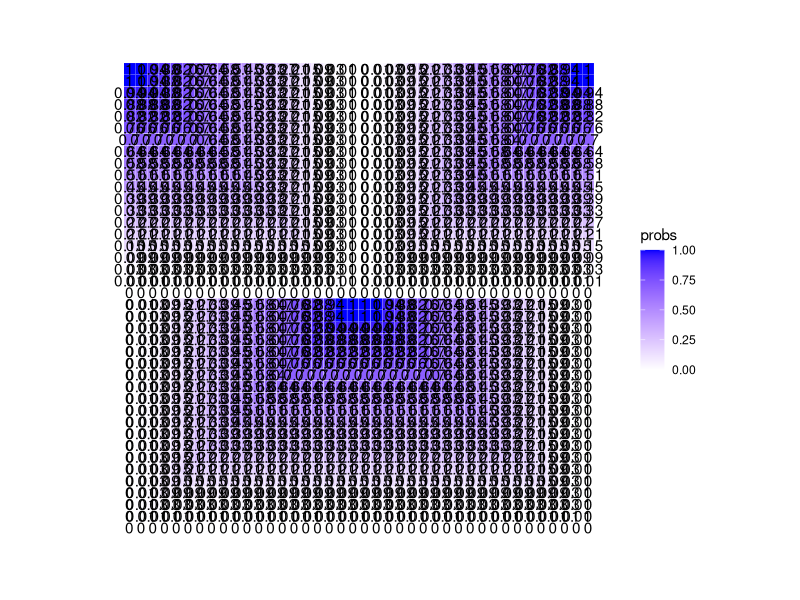
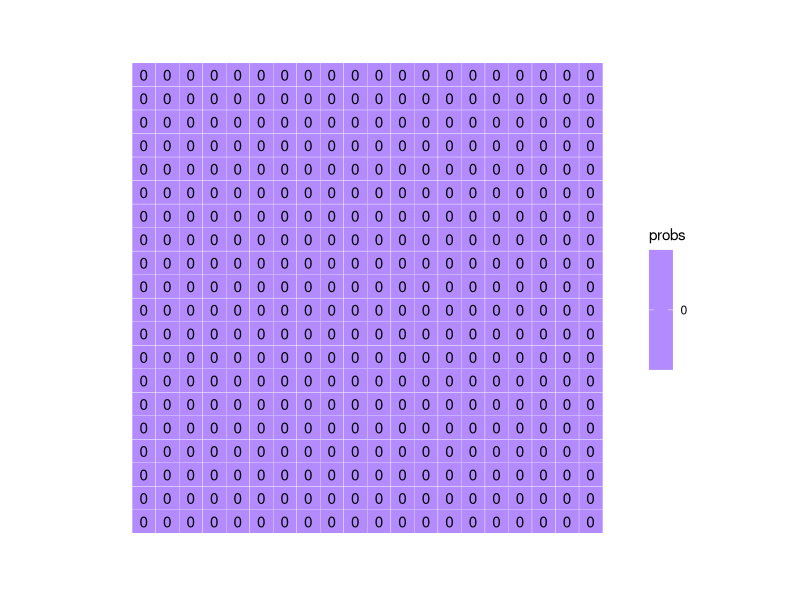
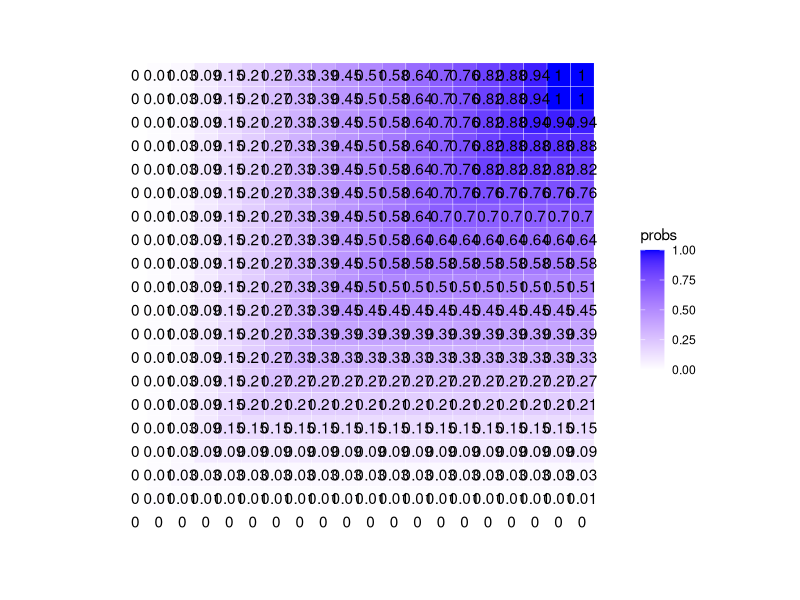
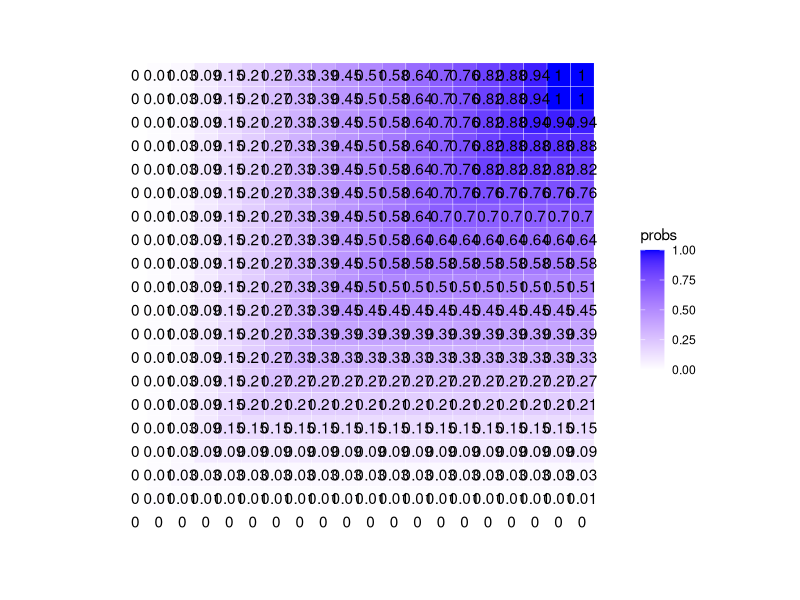
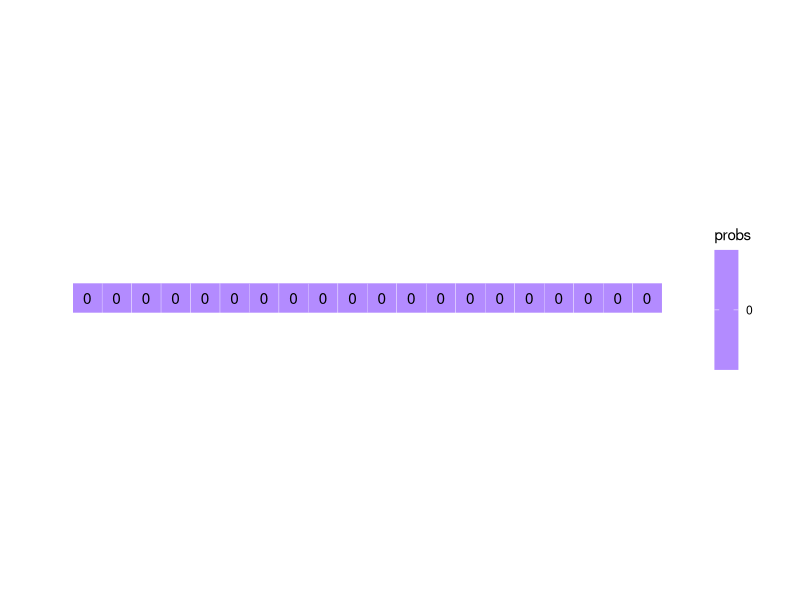
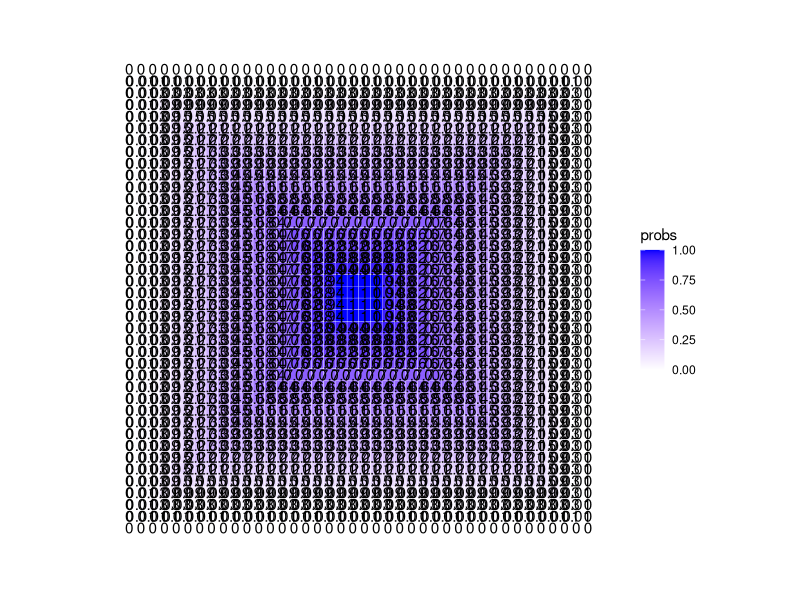

Here is the R script that generated these plots, in order:
##########################################################################
# Load packages
library(tidyverse)

# Define a function to generate a random vector of colors
generate_color_vector <- function(size, colors) {

  # Create a size^2 vector filled with a random sample of colors from a color list
  color_vector <- sample(x = colors,
                         size = size * size,   # "size" is the # of squares on each side
                         replace = TRUE)

  return(color_vector)
}

# Set the size of the desired grid and calculate number of circuits
size <- 40
circuits <- ifelse(size %% 2 == 0, size/2, (size+1)/2)

# Define the colors
# I did my best to sample the unique colors from his work and this is what I got.
# I've read that the paper he used for color inspo came in 18 unique colors,
# but I've only identified about 16 unique colors for now. I do think there are some
# more to be distinguished in there between the darker blues and red-oranges.
# Removing white for this iteration.

# My original sampling:
# colors <- c(#"#ECECE4", # Paper
#             "#007b7b", # Teal
#             "#243B81", # Dark blue
#             "#3BADC7", # Light blue
#             "#0465C3", # Blue
#             "#eda29a", # Pink
#             "#d2a1c0", # Light purple
#             "#9f1c6c", # Purple
#             "#952017", # Dark red
#             "       ", # Red
#             "#c3280b", # Red orange
#             "#e4581c", # Orange
#             "#eb871b", # Light orange
#             "#fccd02", # Yellow
#             "#955507", # Brown
#             "#0b0c18", # Black
#             "#017834", # Dark green
#             "#74aa3a", # Green
#             "#b1c575", # Light green)

# My second sampling, too washed out
# colors <- c(#"#ECECE4", # Paper
#             "#0F6864", # Teal
#             "#165195", # Dark blue
#             "#26ADE5", # Light blue
#             "#0F6CBA", # Blue
#             "#DD97B3", # Pink
#             "#B1B0D0", # Light purple
#             "#7D3678", # Purple
#             "#6B170D", # Dark red
#             "#A8272B", # Red
#             "#CB4C39", # Red orange
#             "#D5653F", # Orange
#             "#E3873E", # Light orange
#             "#F3D040", # Yellow
#             "#874E33", # Brown
#             "#000000", # Black
#             "#23695F", # Dark green
#             "#86B06E", # Green
#             "#AFCBA3", # Light green)

# My final sampling, maybe too vibrant?
colors <- c(#"#EDEFEE", # Paper
            "#1A8BB3", # Teal - no longer teal, just bright blue
            "#0950AE", # Dark blue
            "#4DACE5", # Light blue
            "#126DDB", # Blue
            "#E48DC4", # Pink
            "#ABA9E8", # Light purple
            "#872791", # Purple
            "#6D1617", # Dark red
            "#B81634", # Red
            "#DF3B43", # Red orange
            "#E35C47", # Orange
            "#EB8749", # Light orange
            "#F6E254", # Yellow
            "#7B442D", # Brown
            "#000000", # Black
            "#1A6E7E", # Dark green - no longer dark green, now looks teal
            "#7CBF7B", # Green
            "#ADD2B8") # Light green

# Generate the color grid
color_vector <- generate_color_vector(size, colors)

# Create a data frame for the grid coordinates
df <- expand.grid(x = 1:size, y = 1:size)

# Add the corresponding color to each grid cell coordinate
df$color <- color_vector

# I now have a data frame full of random colors and I want to make some of
# them paper-white, based on a set of probabilities.

# Include my function that calculates probabilities based on circuits
# Maybe I should make it based on size? I will already have circuits, though.
get_prob_vector <- function(circuits){

  first10perc <- seq(0, 0.02857143, length.out = round(circuits*.10)+1) # 3

  last90perc_length <- circuits - length(first10perc)

  last10perc_length <- round(last90perc_length * (1/9)) # 2

  middle80perc_length <- last90perc_length - last10perc_length # 15

  middle80perc <- seq(0.02857143, 1, length.out = middle80perc_length+2)[-c(1, middle80perc_length+2)]

  last10perc <- rep(1, last10perc_length)

  prob_vector <- c(first10perc, middle80perc, last10perc)

  return(prob_vector)
}

prob_vector <- get_prob_vector(circuits)

# Create function that builds the prob matrix
get_prob_matrix <- function(size, prob_vector){

  # Calculate quad size same way as circuits
  quad_size <- ifelse(size %% 2 == 0, size/2, (size+1)/2)

  # Create empty matrix for the quad
  M <- matrix(0, nrow = quad_size, ncol = quad_size)

  # For loop to assign prob_vector to correct cells in quadrant
  for (i in 1:quad_size){

    M[i, i:quad_size] <- prob_vector[i]
    M[i:quad_size, i] <- prob_vector[i]
  }

  # if size is even,
  if(size %% 2 == 0){
    # mirror horizontally and column bind
    M_right <- apply(M, 1, rev)
    M <- cbind(M, M_right)

    # then mirror vertically and row bind
    M_down <- apply(M, 2, rev)
    M <- rbind(M, M_down)

  }else{ # if size is odd
    # mirror all but last col horizontally and col bind
    M_right <- apply(M[ , 1:(quad_size-1)], 1, rev)
    M <- cbind(M, M_right)

    # then mirror all but last row vertically and row bind
    M_down <- apply(M[1:(quad_size-1), ], 2, rev)
    M <- rbind(M, M_down)

  }

  return(M)
}

M <- get_prob_matrix(size, prob_vector)


# Apply M to df as a vector
df$probs <- as.vector(M)

# Can I verify I did this correctly by plotting a rounded version of each
# prob inside a tile? I asked ChatGPT to do this quickly and it came through

ggplot(df, aes(x = x, y = y, label = round(probs, 2))) +
  geom_tile(aes(fill = probs), colour = "white") +
  geom_text() +
  scale_fill_gradient(low = "white", high = "blue") +
  theme_minimal() +
  theme(axis.text = element_blank(),
        axis.title = element_blank(),
        panel.grid = element_blank(),
        plot.margin = margin(1, 1, 1, 1, "cm")) +
  coord_fixed()

# Oh nooooo, something has gone wrong with my flipping. When I first create M,
# I know the initial quadrant is probably correct, but let's use this plotting
# method to verify that, and then view the plot at each stage of flipping.
# I may need to use a different method of flipping. Pasted image in Notion.

# I just cleared my environment and reran all code EXCEPT creating the
# get_prob_matrix function

quad_size <- ifelse(size %% 2 == 0, size/2, (size+1)/2)

# Create empty matrix for the quad
M <- matrix(0, nrow = quad_size, ncol = quad_size)

# Plot the empty matrix
grid_data <- expand.grid(row = 1:20, col = 1:20)
grid_data$probs <- as.vector(M)

ggplot(grid_data, aes(x = col, y = row, label = round(probs, 2))) +
  geom_tile(aes(fill = probs), colour = "white") +
  geom_text() +
  scale_fill_gradient(low = "white", high = "blue") +
  theme_minimal() +
  theme(axis.text = element_blank(),
        axis.title = element_blank(),
        panel.grid = element_blank(),
        plot.margin = margin(1, 1, 1, 1, "cm")) +
  coord_fixed()

# For loop to assign prob_vector to correct cells in quadrant
for (i in 1:quad_size){

  M[i, i:quad_size] <- prob_vector[i]
  M[i:quad_size, i] <- prob_vector[i]
}

# Plot again
grid_data$probs <- as.vector(M)

ggplot(grid_data, aes(x = col, y = row, label = round(probs, 2))) +
  geom_tile(aes(fill = probs), colour = "white") +
  geom_text() +
  scale_fill_gradient(low = "white", high = "blue") +
  theme_minimal() +
  theme(axis.text = element_blank(),
        axis.title = element_blank(),
        panel.grid = element_blank(),
        plot.margin = margin(1, 1, 1, 1, "cm")) +
  coord_fixed()

# Nooooo. Could it be as.vector? Try reshape2::melt() instead

grid_data$probs <- reshape2::melt(M)[, 3]

ggplot(grid_data, aes(x = col, y = row, label = round(probs, 2))) +
  geom_tile(aes(fill = probs), colour = "white") +
  geom_text() +
  scale_fill_gradient(low = "white", high = "blue") +
  theme_minimal() +
  theme(axis.text = element_blank(),
        axis.title = element_blank(),
        panel.grid = element_blank(),
        plot.margin = margin(1, 1, 1, 1, "cm")) +
  coord_fixed()

# No, same issue, it's not building the quad correctly. Ok, let's draw it out.

ggplot(grid_data |> filter(row == 1), aes(x = col, y = row, label = round(probs, 2))) +
  geom_tile(aes(fill = probs), colour = "white") +
  geom_text() +
  scale_fill_gradient(low = "white", high = "blue") +
  theme_minimal() +
  theme(axis.text = element_blank(),
        axis.title = element_blank(),
        panel.grid = element_blank(),
        plot.margin = margin(1, 1, 1, 1, "cm")) +
  coord_fixed()

# if size is even,
if(size %% 2 == 0){
  # mirror horizontally and column bind
  M_right <- apply(M, 1, rev)
  M <- cbind(M, M_right)

  # then mirror vertically and row bind
  M_down <- apply(M, 2, rev)
  M <- rbind(M, M_down)

}else{ # if size is odd
  # mirror all but last col horizontally and col bind
  M_right <- apply(M[ , 1:(quad_size-1)], 1, rev)
  M <- cbind(M, M_right)

  # then mirror all but last row vertically and row bind
  M_down <- apply(M[1:(quad_size-1), ], 2, rev)
  M <- rbind(M, M_down)

}

#########################################################################
# Notes in Notion - fixed plot code to add scale_y_reverse and fixed
# get_prob_matrix to use flipud and fliplr from {pracma}

# Load packages
library(tidyverse)
library(pracma)

# Define a function to generate a random vector of colors
generate_color_vector <- function(size, colors) {

  # Create a size^2 vector filled with a random sample of colors from a color list
  color_vector <- sample(x = colors,
                         size = size * size,   # "size" is the # of squares on each side
                         replace = TRUE)

  return(color_vector)
}

# Set the size of the desired grid and calculate number of circuits
size <- 40
circuits <- ifelse(size %% 2 == 0, size/2, (size+1)/2)

# Define the colors
colors <- c(#"#EDEFEE", # Paper
  "#1A8BB3", # Teal - no longer teal, just bright blue
  "#0950AE", # Dark blue
  "#4DACE5", # Light blue
  "#126DDB", # Blue
  "#E48DC4", # Pink
  "#ABA9E8", # Light purple
  "#872791", # Purple
  "#6D1617", # Dark red
  "#B81634", # Red
  "#DF3B43", # Red orange
  "#E35C47", # Orange
  "#EB8749", # Light orange
  "#F6E254", # Yellow
  "#7B442D", # Brown
  "#000000", # Black
  "#1A6E7E", # Dark green - no longer dark green, now looks teal
  "#7CBF7B", # Green
  "#ADD2B8") # Light green

# Generate the color grid
color_vector <- generate_color_vector(size, colors)

# Create a data frame for the grid coordinates
df <- expand.grid(x = 1:size, y = 1:size)

# Add the corresponding color to each grid cell coordinate
df$color <- color_vector

# Include my function that calculates probabilities based on circuits
# Maybe I should make it based on size? I will already have circuits, though.
get_prob_vector <- function(circuits){

  first10perc <- seq(0, 0.02857143, length.out = round(circuits*.10)+1) # 3

  last90perc_length <- circuits - length(first10perc)

  last10perc_length <- round(last90perc_length * (1/9)) # 2

  middle80perc_length <- last90perc_length - last10perc_length # 15

  middle80perc <- seq(0.02857143, 1, length.out = middle80perc_length+2)[-c(1, middle80perc_length+2)]

  last10perc <- rep(1, last10perc_length)

  prob_vector <- c(first10perc, middle80perc, last10perc)

  return(prob_vector)
}

prob_vector <- get_prob_vector(circuits)

# Create function that builds the prob matrix
get_prob_matrix <- function(size, prob_vector){

  # Calculate quad size same way as circuits
  quad_size <- ifelse(size %% 2 == 0, size/2, (size+1)/2)

  # Create empty matrix for the quad
  M <- matrix(0, nrow = quad_size, ncol = quad_size)

  # For loop to assign prob_vector to correct cells in quadrant
  for (i in 1:quad_size){

    M[i, i:quad_size] <- prob_vector[i]
    M[i:quad_size, i] <- prob_vector[i]
  }

  # if size is even,
  if(size %% 2 == 0){
    # mirror horizontally and column bind
    M_right <- pracma::fliplr(M)
    M <- cbind(M, M_right)

    # then mirror vertically and row bind
    M_down <- pracma::flipud(M)
    M <- rbind(M, M_down)

  }else{ # if size is odd
    # mirror all but last col horizontally and col bind
    M_right <- pracma::fliplr(M[ , 1:(quad_size-1)])
    M <- cbind(M, M_right)

    # then mirror all but last row vertically and row bind
    M_down <- pracma::flipud(M[1:(quad_size-1), ])
    M <- rbind(M, M_down)

  }

  return(M)
}

M <- get_prob_matrix(size, prob_vector)


# Apply M to df as a vector
df$probs <- as.vector(M)

# Plot, but make sure the x axis is reversed

ggplot(df, aes(x = x, y = y, label = round(probs, 2))) +
  geom_tile(aes(fill = probs), colour = "white") +
  geom_text() +
  scale_fill_gradient(low = "white", high = "blue") +
  scale_y_reverse() +
  theme_minimal() +
  theme(axis.text = element_blank(),
        axis.title = element_blank(),
        panel.grid = element_blank(),
        plot.margin = margin(1, 1, 1, 1, "cm")) +
  coord_fixed()
